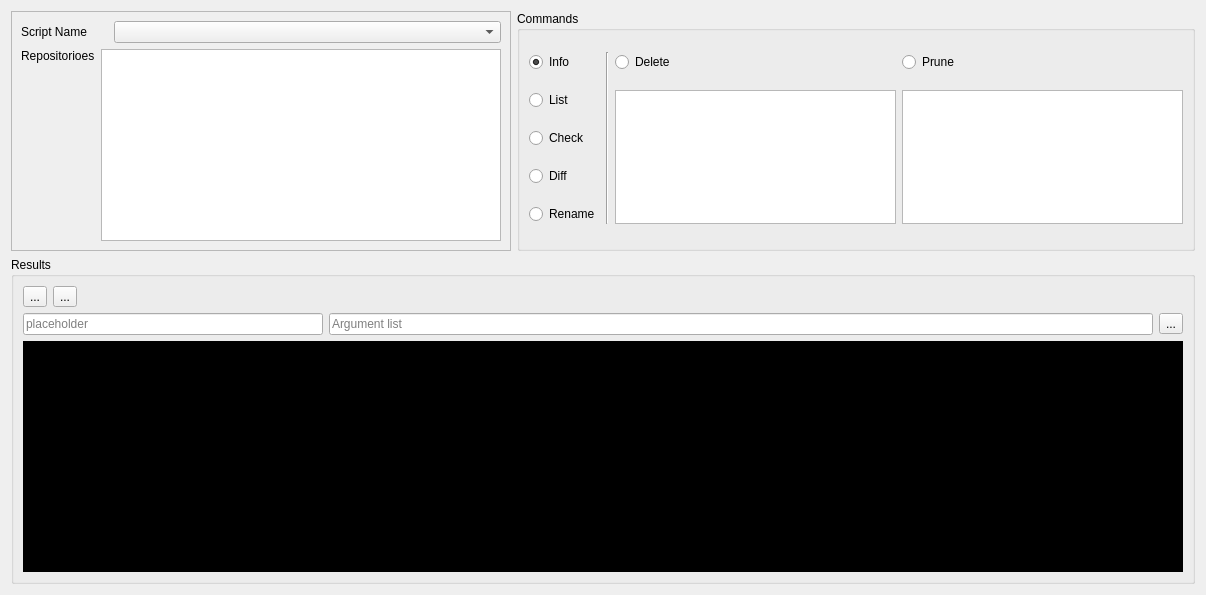
<?xml version="1.0" encoding="UTF-8"?>
<ui version="4.0">
 <class>FormUtilities</class>
 <widget class="QWidget" name="FormUtilities">
  <property name="geometry">
   <rect>
    <x>0</x>
    <y>0</y>
    <width>1206</width>
    <height>595</height>
   </rect>
  </property>
  <property name="windowTitle">
   <string>Utilities</string>
  </property>
  <property name="windowIcon">
   <iconset resource="qBorgPilot.qrc">
    <normaloff>:/images/borgpilot_16x16.png</normaloff>:/images/borgpilot_16x16.png</iconset>
  </property>
  <layout class="QGridLayout" name="gridLayout_3">
   <item row="0" column="0" rowspan="2">
    <widget class="QFrame" name="frame_Search">
     <property name="maximumSize">
      <size>
       <width>500</width>
       <height>270</height>
      </size>
     </property>
     <property name="frameShape">
      <enum>QFrame::Shape::StyledPanel</enum>
     </property>
     <property name="frameShadow">
      <enum>QFrame::Shadow::Raised</enum>
     </property>
     <layout class="QGridLayout" name="gridLayout_4">
      <item row="0" column="0">
       <layout class="QHBoxLayout" name="horizontalLayout_3">
        <item>
         <widget class="QLabel" name="label_Name">
          <property name="maximumSize">
           <size>
            <width>87</width>
            <height>16777215</height>
           </size>
          </property>
          <property name="text">
           <string>Script Name</string>
          </property>
         </widget>
        </item>
        <item>
         <widget class="ComboBoxScriptName_P" name="comboBox_ScriptName"/>
        </item>
       </layout>
      </item>
      <item row="1" column="0">
       <layout class="QHBoxLayout" name="horizontalLayout_6">
        <item alignment="Qt::AlignmentFlag::AlignTop">
         <widget class="QLabel" name="label_Repos">
          <property name="maximumSize">
           <size>
            <width>100</width>
            <height>16777215</height>
           </size>
          </property>
          <property name="text">
           <string>Repositorioes</string>
          </property>
         </widget>
        </item>
        <item>
         <widget class="ListViewRepos_P" name="listView_Repos">
          <property name="maximumSize">
           <size>
            <width>16777215</width>
            <height>16777215</height>
           </size>
          </property>
          <property name="editTriggers">
           <set>QAbstractItemView::EditTrigger::CurrentChanged|QAbstractItemView::EditTrigger::SelectedClicked</set>
          </property>
          <property name="selectionBehavior">
           <enum>QAbstractItemView::SelectionBehavior::SelectRows</enum>
          </property>
          <property name="resizeMode">
           <enum>QListView::ResizeMode::Adjust</enum>
          </property>
         </widget>
        </item>
       </layout>
      </item>
     </layout>
    </widget>
   </item>
   <item row="0" column="1" rowspan="2" colspan="2">
    <widget class="QGroupBox" name="groupBox_Commands">
     <property name="maximumSize">
      <size>
       <width>700</width>
       <height>16777215</height>
      </size>
     </property>
     <property name="title">
      <string>Commands</string>
     </property>
     <layout class="QGridLayout" name="gridLayout">
      <item row="0" column="0">
       <widget class="QRadioButton" name="radioButton_Info">
        <property name="text">
         <string>Info</string>
        </property>
        <property name="checked">
         <bool>true</bool>
        </property>
       </widget>
      </item>
      <item row="0" column="1" rowspan="5">
       <widget class="Line" name="line_2">
        <property name="orientation">
         <enum>Qt::Orientation::Vertical</enum>
        </property>
       </widget>
      </item>
      <item row="0" column="2">
       <widget class="QRadioButton" name="radioButton_Cmd_Delete">
        <property name="text">
         <string>Delete</string>
        </property>
       </widget>
      </item>
      <item row="0" column="3">
       <widget class="QRadioButton" name="radioButton_Cmd_Prune">
        <property name="text">
         <string>Prune</string>
        </property>
       </widget>
      </item>
      <item row="1" column="0">
       <widget class="QRadioButton" name="radioButton_List">
        <property name="text">
         <string>List</string>
        </property>
       </widget>
      </item>
      <item row="1" column="2" rowspan="4">
       <widget class="ListWidget_Delete_P" name="listWidget_Delete">
        <property name="modelColumn">
         <number>0</number>
        </property>
       </widget>
      </item>
      <item row="1" column="3" rowspan="4">
       <widget class="ListWidget_Prune_P" name="listWidget_Prune">
        <property name="modelColumn">
         <number>0</number>
        </property>
       </widget>
      </item>
      <item row="2" column="0">
       <widget class="QRadioButton" name="radioButton_Check">
        <property name="text">
         <string>Check</string>
        </property>
       </widget>
      </item>
      <item row="3" column="0">
       <layout class="QHBoxLayout" name="horizontalLayout_4">
        <item>
         <widget class="QRadioButton" name="radioButton_Diff">
          <property name="text">
           <string>Diff</string>
          </property>
         </widget>
        </item>
       </layout>
      </item>
      <item row="4" column="0">
       <layout class="QHBoxLayout" name="horizontalLayout_5">
        <item>
         <widget class="QRadioButton" name="radioButton_Rename">
          <property name="text">
           <string>Rename</string>
          </property>
         </widget>
        </item>
       </layout>
      </item>
     </layout>
    </widget>
   </item>
   <item row="2" column="0" colspan="3">
    <widget class="QGroupBox" name="groupBox">
     <property name="title">
      <string>Results</string>
     </property>
     <layout class="QGridLayout" name="gridLayout_2">
      <item row="0" column="0">
       <layout class="QHBoxLayout" name="horizontalLayout">
        <item>
         <widget class="QToolButton" name="toolButton_ClearResults">
          <property name="text">
           <string>...</string>
          </property>
          <property name="icon">
           <iconset theme="QIcon::ThemeIcon::EditClear"/>
          </property>
         </widget>
        </item>
        <item>
         <widget class="QToolButton" name="toolButton_SaveAsResults">
          <property name="text">
           <string>...</string>
          </property>
          <property name="icon">
           <iconset theme="QIcon::ThemeIcon::DocumentSaveAs"/>
          </property>
         </widget>
        </item>
       </layout>
      </item>
      <item row="0" column="1">
       <spacer name="horizontalSpacer">
        <property name="orientation">
         <enum>Qt::Orientation::Horizontal</enum>
        </property>
        <property name="sizeHint" stdset="0">
         <size>
          <width>1099</width>
          <height>20</height>
         </size>
        </property>
       </spacer>
      </item>
      <item row="1" column="0" colspan="2">
       <layout class="QHBoxLayout" name="horizontalLayout_2">
        <item>
         <widget class="QLineEdit" name="lineEdit_Command">
          <property name="maximumSize">
           <size>
            <width>300</width>
            <height>16777215</height>
           </size>
          </property>
          <property name="toolTip">
           <string>&lt;html&gt;&lt;head/&gt;&lt;body&gt;&lt;p&gt;If there are placeholders, replace them with their corresponding ones: e.g.: REPO::{hostname}-{user} with REPO::backup-user01&lt;/p&gt;&lt;/body&gt;&lt;/html&gt;</string>
          </property>
          <property name="maxLength">
           <number>500</number>
          </property>
          <property name="placeholderText">
           <string>placeholder</string>
          </property>
          <property name="clearButtonEnabled">
           <bool>true</bool>
          </property>
         </widget>
        </item>
        <item>
         <widget class="QLineEdit" name="lineEdit_Parameters">
          <property name="maxLength">
           <number>1024</number>
          </property>
          <property name="placeholderText">
           <string>Argument list</string>
          </property>
          <property name="clearButtonEnabled">
           <bool>true</bool>
          </property>
         </widget>
        </item>
        <item>
         <widget class="QToolButton" name="toolButton_Exec">
          <property name="toolTip">
           <string>&lt;html&gt;&lt;head/&gt;&lt;body&gt;&lt;p&gt;Execute the command&lt;/p&gt;&lt;/body&gt;&lt;/html&gt;</string>
          </property>
          <property name="text">
           <string>...</string>
          </property>
          <property name="icon">
           <iconset theme="QIcon::ThemeIcon::MediaPlaybackStart"/>
          </property>
         </widget>
        </item>
       </layout>
      </item>
      <item row="2" column="0" colspan="2">
       <widget class="QTextEdit" name="textEdit_Results">
        <property name="font">
         <font>
          <pointsize>12</pointsize>
         </font>
        </property>
        <property name="styleSheet">
         <string notr="true">background-color: rgb(0, 0, 0);
color: rgb(0, 85, 0);</string>
        </property>
        <property name="readOnly">
         <bool>true</bool>
        </property>
        <property name="textInteractionFlags">
         <set>Qt::TextInteractionFlag::TextSelectableByKeyboard|Qt::TextInteractionFlag::TextSelectableByMouse</set>
        </property>
        <property name="placeholderText">
         <string/>
        </property>
       </widget>
      </item>
     </layout>
    </widget>
   </item>
  </layout>
 </widget>
 <customwidgets>
  <customwidget>
   <class>ComboBoxScriptName_P</class>
   <extends>QComboBox</extends>
   <header location="global">comboboxscriptname_p.h</header>
  </customwidget>
  <customwidget>
   <class>ListViewRepos_P</class>
   <extends>QListView</extends>
   <header location="global">listviewrepos_p.h</header>
  </customwidget>
  <customwidget>
   <class>ListWidget_Delete_P</class>
   <extends>QListWidget</extends>
   <header location="global">listwidget_delete_p.h</header>
  </customwidget>
  <customwidget>
   <class>ListWidget_Prune_P</class>
   <extends>QListWidget</extends>
   <header location="global">listwidget_prune_p.h</header>
  </customwidget>
 </customwidgets>
 <tabstops>
  <tabstop>comboBox_ScriptName</tabstop>
  <tabstop>listView_Repos</tabstop>
  <tabstop>radioButton_Info</tabstop>
  <tabstop>radioButton_List</tabstop>
  <tabstop>radioButton_Check</tabstop>
  <tabstop>radioButton_Diff</tabstop>
  <tabstop>radioButton_Rename</tabstop>
  <tabstop>radioButton_Cmd_Delete</tabstop>
  <tabstop>listWidget_Delete</tabstop>
  <tabstop>lineEdit_Command</tabstop>
  <tabstop>toolButton_Exec</tabstop>
  <tabstop>toolButton_ClearResults</tabstop>
  <tabstop>toolButton_SaveAsResults</tabstop>
  <tabstop>textEdit_Results</tabstop>
 </tabstops>
 <resources>
  <include location="qBorgPilot.qrc"/>
 </resources>
 <connections/>
</ui>
